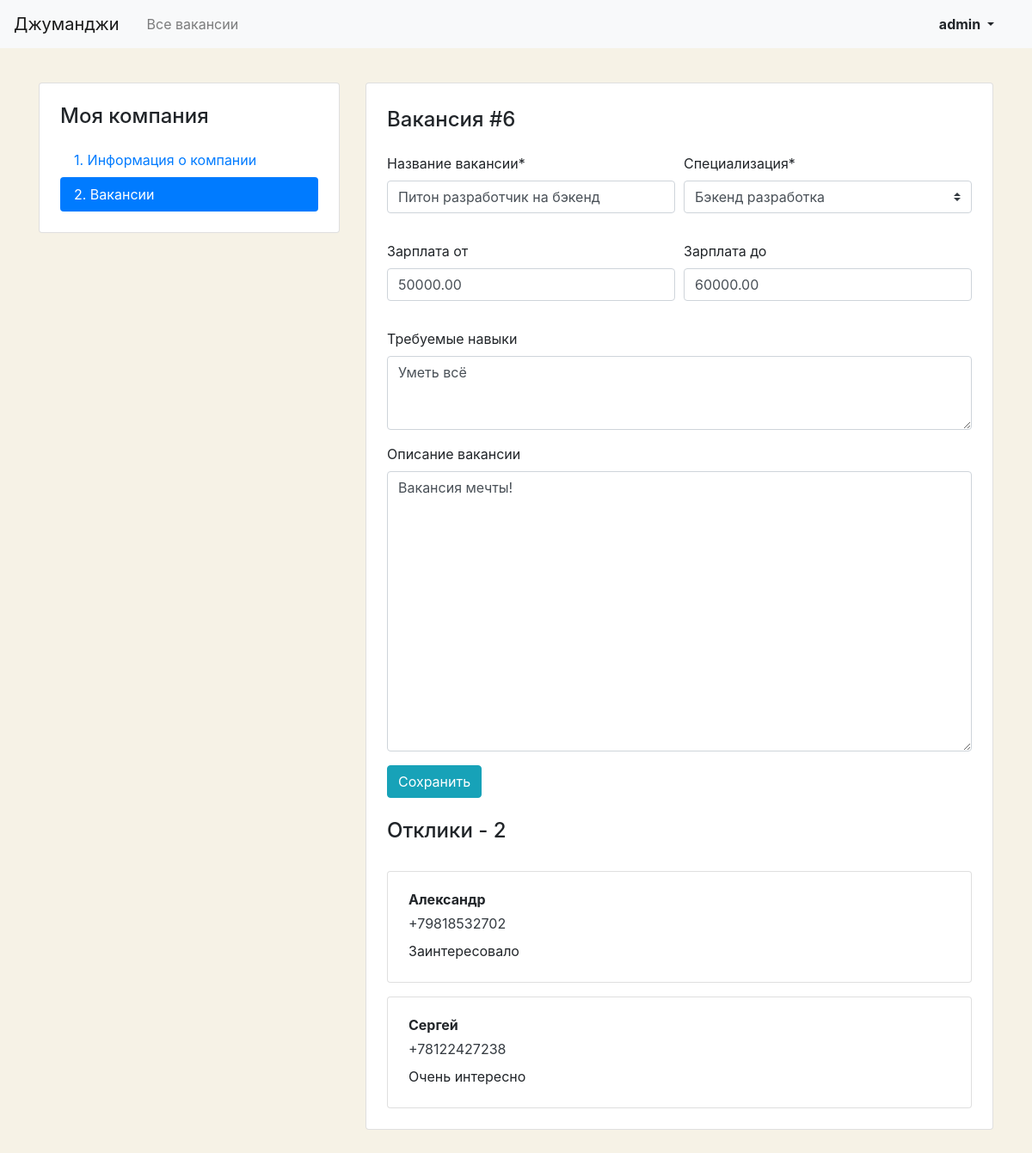
The app's page /mycompany/vacancies/6/ (signed in), older data.
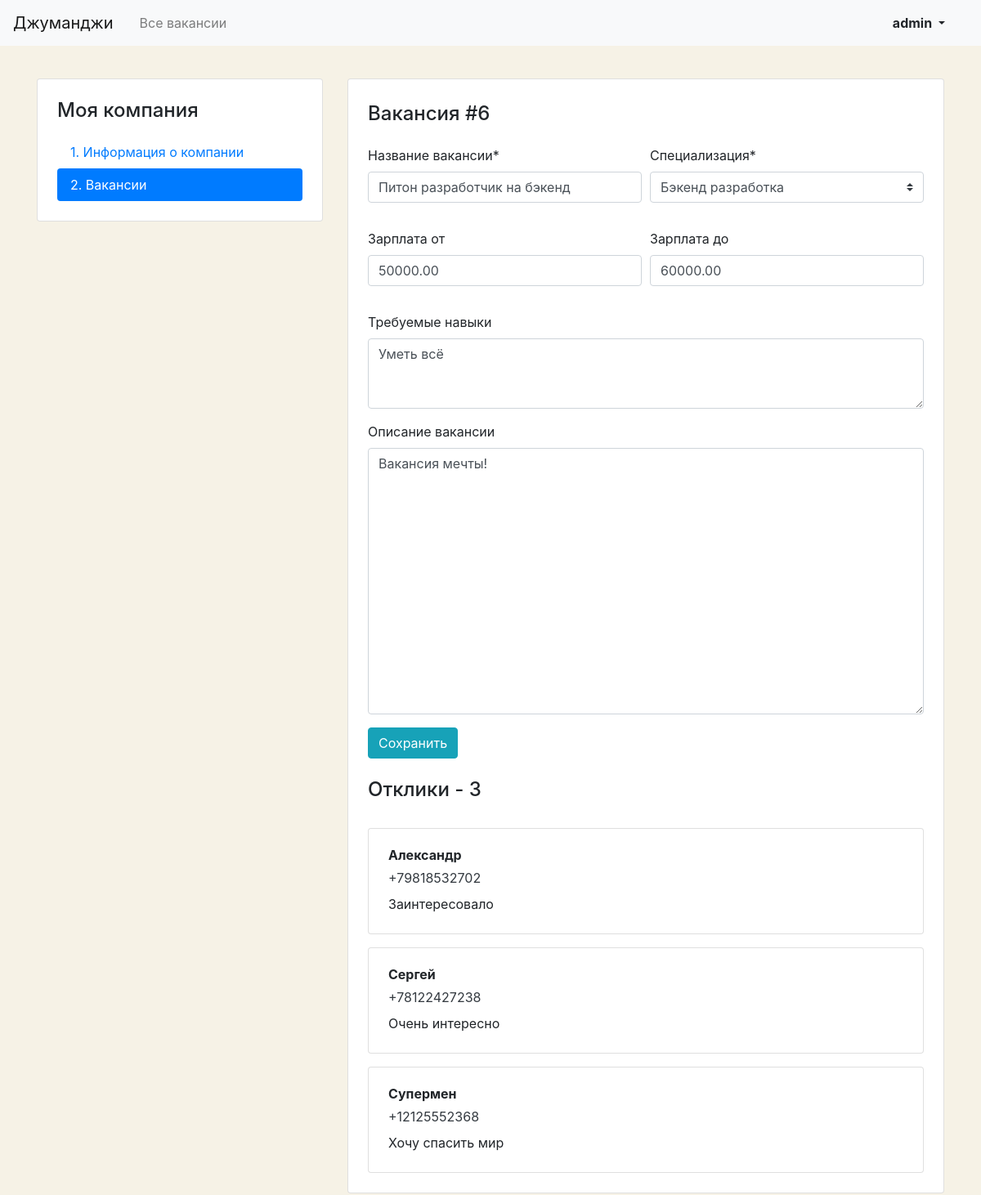
The same page, newer data.
### vacancies/models.py (models this page shows, shortened)
class Vacancy(models.Model):
    title = models.CharField(max_length=100)
    specialty = models.ForeignKey(Specialty, on_delete=models.CASCADE, related_name='vacancies')
    company = models.ForeignKey(Company, on_delete=models.CASCADE, related_name='vacancies')
    skills = models.CharField(max_length=100, blank=True)
    description = models.TextField(max_length=200, blank=True)
    salary_min = models.DecimalField(decimal_places=2, max_digits=15, blank=True)
    salary_max = models.DecimalField(decimal_places=2, max_digits=15, blank=True)
    published_at = models.DateField(auto_now=True)

class Application(models.Model):
    written_username = models.CharField(max_length=100)
    written_phone = PhoneNumberField()
    written_cover_letter = models.TextField()
    vacancy = models.ForeignKey(Vacancy, on_delete=models.CASCADE, related_name='applications')
    user = models.ForeignKey(get_user_model(), on_delete=models.CASCADE, related_name='applications')

### vacancies/views.py (the view, shortened to what this page needs)
# urls.py: path('mycompany/vacancies/<int:vacancy_id>/', views.UserCompanyVacancyEditView.as_view(),
class UserCompanyVacancyEditView(TemplateView):
    template_name = 'vacancies/vacancy-edit.html'
    def get(self, request, vacancy_id):
        user = request.user
        if user.is_anonymous:
            return redirect(reverse('login'))
        company = get_object_or_404(Company, owner=user)
        vacancy = Vacancy.objects.filter(id=vacancy_id).annotate(number_of_responses=Count('applications')).first()
        if vacancy is None:
            vacancy = Vacancy(company=company, specialty=None)
        applications = Application.objects.filter(vacancy=vacancy).all()
        form = VacancyEditForm({'title': vacancy.title,
                                'skills': vacancy.skills,
                                'form_specialty': str(vacancy.specialty),
                                'description': vacancy.description,
                                'salary_min': vacancy.salary_min,
                                'salary_max': vacancy.salary_max,
                                })
        return render(request, self.template_name,
                      {'form': form,
                       'vacancy': vacancy,
                       'company': company,
                       'applications': applications,
                       'title_left': 'Моя компания | Вакансия'})

### vacancies/context_processors.py (called while the page is built)
def common_data(request):
    return {
        "title": "Джуманджи",
    }

### vacancies/models.py (called while the page is built)
    def __str__(self):
        return f'{self.code}'

### vacancies/templates/vacancies/vacancy-edit.html (shortened to what this page needs)
{% extends "vacancies/base_mycompany.html" %}
{% load my_extras %}
{% load crispy_forms_tags %}
{% block mycompany_navbar %}
  {% include 'vacancies/mycompany_navbar.html' %}
{% endblock %}
{% block mycompany_card %}
  <h2 class="h4 pt-2 pb-3">{% if vacancy.id > 0 %}Вакансия #{{vacancy.id}}{% else %}Новая вакансия{% endif %}</h2>
  <form action="{% url 'user_company_vacancy_edit' vacancy.id|default_if_none:0 %}", method="post">
    {% crispy form %}
  </form>
  {% if vacancy.number_of_responses %}
    <h2 class="h4 pt-2 pb-3">Отклики - {{ vacancy.number_of_responses }}</h2>
  {% endif %}
  {% for application in applications %}
  <div class="card mt-3">
    <div class="card-body px-4">
      <p class="mb-1 font-weight-bold">{{ application.written_username }}</p>
      <p class="mb-2"><a href="tel:{{ application.written_phone }}" class="text-dark">{{ application.written_phone }}</a></p>
      <p class="mb-1">{{ application.written_cover_letter }}</p>
    </div>
  </div>
  {% endfor %}
{% endblock mycompany_card %}

Row changes from the older to the newer data that the page shows:
changed Vacancy "Питон разработчик на бэкенд": number_of_responses "2" → "3"
added Application: written_username "Супермен", written_phone "+12125552368", written_cover_letter "Хочу спасить мир"
